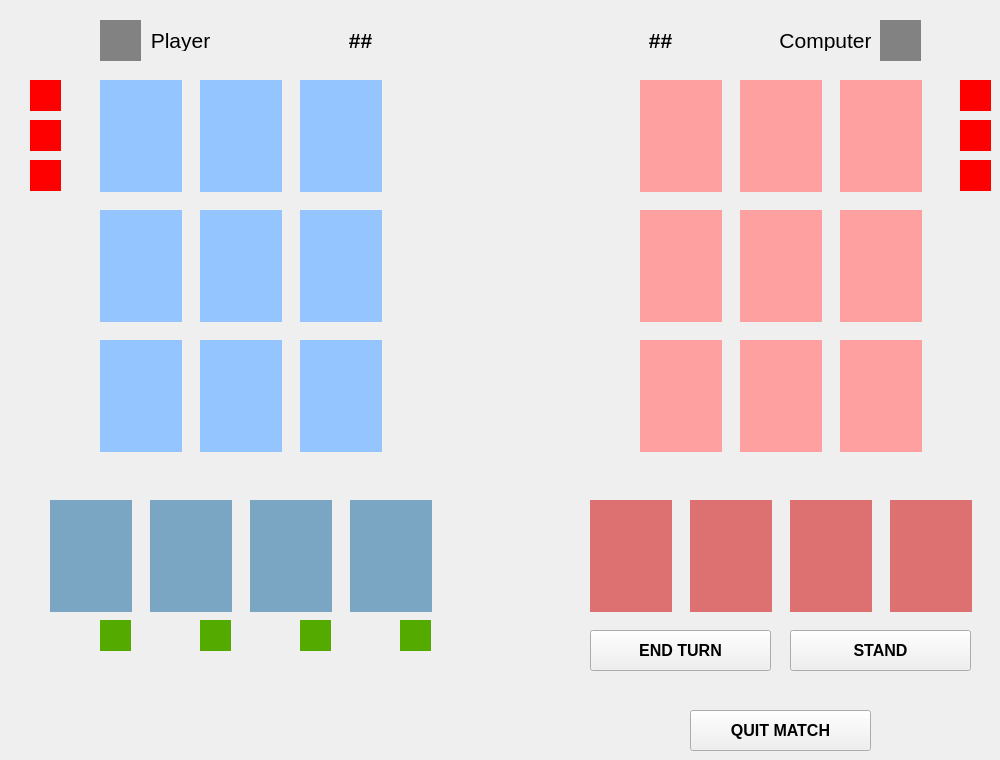
    <widget class="QWidget" name="game_screen">
     <widget class="QLabel" name="card_player_1">
      <property name="geometry">
       <rect>
        <x>100</x>
        <y>80</y>
        <width>82</width>
        <height>112</height>
       </rect>
      </property>
      <property name="styleSheet">
       <string notr="true">background-color: rgb(149, 197, 255);</string>
      </property>
      <property name="text">
       <string/>
      </property>
     </widget>
     <widget class="QLabel" name="card_player_2">
      <property name="geometry">
       <rect>
        <x>200</x>
        <y>80</y>
        <width>82</width>
        <height>112</height>
       </rect>
      </property>
      <property name="styleSheet">
       <string notr="true">background-color: rgb(149, 197, 255);</string>
      </property>
      <property name="text">
       <string/>
      </property>
     </widget>
     <widget class="QLabel" name="card_player_3">
      <property name="geometry">
       <rect>
        <x>300</x>
        <y>80</y>
        <width>82</width>
        <height>112</height>
       </rect>
      </property>
      <property name="styleSheet">
       <string notr="true">background-color: rgb(149, 197, 255);</string>
      </property>
      <property name="text">
       <string/>
      </property>
     </widget>
     <widget class="QLabel" name="card_player_4">
      <property name="geometry">
       <rect>
        <x>100</x>
        <y>210</y>
        <width>82</width>
        <height>112</height>
       </rect>
      </property>
      <property name="styleSheet">
       <string notr="true">background-color: rgb(149, 197, 255);</string>
      </property>
      <property name="text">
       <string/>
      </property>
     </widget>
     <widget class="QLabel" name="card_player_5">
      <property name="geometry">
       <rect>
        <x>200</x>
        <y>210</y>
        <width>82</width>
        <height>112</height>
       </rect>
      </property>
      <property name="styleSheet">
       <string notr="true">background-color: rgb(149, 197, 255);</string>
      </property>
      <property name="text">
       <string/>
      </property>
     </widget>
     <widget class="QLabel" name="card_player_6">
      <property name="geometry">
       <rect>
        <x>300</x>
        <y>210</y>
        <width>82</width>
        <height>112</height>
       </rect>
      </property>
      <property name="styleSheet">
       <string notr="true">background-color: rgb(149, 197, 255);</string>
      </property>
      <property name="text">
       <string/>
      </property>
     </widget>
     <widget class="QLabel" name="card_player_7">
      <property name="geometry">
       <rect>
        <x>100</x>
        <y>340</y>
        <width>82</width>
        <height>112</height>
       </rect>
      </property>
      <property name="styleSheet">
       <string notr="true">background-color: rgb(149, 197, 255);</string>
      </property>
      <property name="text">
       <string/>
      </property>
     </widget>
     <widget class="QLabel" name="card_player_8">
      <property name="geometry">
       <rect>
        <x>200</x>
        <y>340</y>
        <width>82</width>
        <height>112</height>
       </rect>
      </property>
      <property name="styleSheet">
       <string notr="true">background-color: rgb(149, 197, 255);</string>
      </property>
      <property name="text">
       <string/>
      </property>
     </widget>
     <widget class="QLabel" name="card_player_9">
      <property name="geometry">
       <rect>
        <x>300</x>
        <y>340</y>
        <width>82</width>
        <height>112</height>
       </rect>
      </property>
      <property name="styleSheet">
       <string notr="true">background-color: rgb(149, 197, 255);</string>
      </property>
      <property name="text">
       <string/>
      </property>
     </widget>
     <widget class="QLabel" name="card_computer_3">
      <property name="geometry">
       <rect>
        <x>840</x>
        <y>80</y>
        <width>82</width>
        <height>112</height>
       </rect>
      </property>
      <property name="styleSheet">
       <string notr="true">background-color: rgb(255, 160, 160);</string>
      </property>
      <property name="text">
       <string/>
      </property>
     </widget>
     <widget class="QLabel" name="card_computer_7">
      <property name="geometry">
       <rect>
        <x>640</x>
        <y>340</y>
        <width>82</width>
        <height>112</height>
       </rect>
      </property>
      <property name="styleSheet">
       <string notr="true">background-color: rgb(255, 160, 160);</string>
      </property>
      <property name="text">
       <string/>
      </property>
     </widget>
     <widget class="QLabel" name="card_computer_8">
      <property name="geometry">
       <rect>
        <x>740</x>
        <y>340</y>
        <width>82</width>
        <height>112</height>
       </rect>
      </property>
      <property name="styleSheet">
       <string notr="true">background-color: rgb(255, 160, 160);</string>
      </property>
      <property name="text">
       <string/>
      </property>
     </widget>
     <widget class="QLabel" name="card_computer_6">
      <property name="geometry">
       <rect>
        <x>840</x>
        <y>210</y>
        <width>82</width>
        <height>112</height>
       </rect>
      </property>
      <property name="styleSheet">
       <string notr="true">background-color: rgb(255, 160, 160);</string>
      </property>
      <property name="text">
       <string/>
      </property>
     </widget>
     <widget class="QLabel" name="card_computer_2">
      <property name="geometry">
       <rect>
        <x>740</x>
        <y>80</y>
        <width>82</width>
        <height>112</height>
       </rect>
      </property>
      <property name="styleSheet">
       <string notr="true">background-color: rgb(255, 160, 160);</string>
      </property>
      <property name="text">
       <string/>
      </property>
     </widget>
     <widget class="QLabel" name="card_computer_5">
      <property name="geometry">
       <rect>
        <x>740</x>
        <y>210</y>
        <width>82</width>
        <height>112</height>
       </rect>
      </property>
      <property name="styleSheet">
       <string notr="true">background-color: rgb(255, 160, 160);</string>
      </property>
      <property name="text">
       <string/>
      </property>
     </widget>
     <widget class="QLabel" name="card_computer_4">
      <property name="geometry">
       <rect>
        <x>640</x>
        <y>210</y>
        <width>82</width>
        <height>112</height>
       </rect>
      </property>
      <property name="styleSheet">
       <string notr="true">background-color: rgb(255, 160, 160);</string>
      </property>
      <property name="text">
       <string/>
      </property>
     </widget>
     <widget class="QLabel" name="card_computer_1">
      <property name="geometry">
       <rect>
        <x>640</x>
        <y>80</y>
        <width>82</width>
        <height>112</height>
       </rect>
      </property>
      <property name="styleSheet">
       <string notr="true">background-color: rgb(255, 160, 160);</string>
      </property>
      <property name="text">
       <string/>
      </property>
     </widget>
     <widget class="QLabel" name="card_computer_9">
      <property name="geometry">
       <rect>
        <x>840</x>
        <y>340</y>
        <width>82</width>
        <height>112</height>
       </rect>
      </property>
      <property name="styleSheet">
       <string notr="true">background-color: rgb(255, 160, 160);</string>
      </property>
      <property name="text">
       <string/>
      </property>
     </widget>
     <widget class="QLabel" name="hand_player_1">
      <property name="geometry">
       <rect>
        <x>50</x>
        <y>500</y>
        <width>82</width>
        <height>112</height>
       </rect>
      </property>
      <property name="styleSheet">
       <string notr="true">background-color: rgb(122, 166, 195);</string>
      </property>
      <property name="text">
       <string/>
      </property>
     </widget>
     <widget class="QLabel" name="hand_player_2">
      <property name="geometry">
       <rect>
        <x>150</x>
        <y>500</y>
        <width>82</width>
        <height>112</height>
       </rect>
      </property>
      <property name="styleSheet">
       <string notr="true">background-color: rgb(122, 166, 195);</string>
      </property>
      <property name="text">
       <string/>
      </property>
     </widget>
     <widget class="QLabel" name="hand_player_3">
      <property name="geometry">
       <rect>
        <x>250</x>
        <y>500</y>
        <width>82</width>
        <height>112</height>
       </rect>
      </property>
      <property name="styleSheet">
       <string notr="true">background-color: rgb(122, 166, 195);</string>
      </property>
      <property name="text">
       <string/>
      </property>
     </widget>
     <widget class="QLabel" name="hand_player_4">
      <property name="geometry">
       <rect>
        <x>350</x>
        <y>500</y>
        <width>82</width>
        <height>112</height>
       </rect>
      </property>
      <property name="styleSheet">
       <string notr="true">background-color: rgb(122, 166, 195);</string>
      </property>
      <property name="text">
       <string/>
      </property>
     </widget>
     <widget class="QLabel" name="hand_computer_1">
      <property name="geometry">
       <rect>
        <x>590</x>
        <y>500</y>
        <width>82</width>
        <height>112</height>
       </rect>
      </property>
      <property name="styleSheet">
       <string notr="true">background-color: rgb(221, 112, 112);</string>
      </property>
      <property name="text">
       <string/>
      </property>
     </widget>
     <widget class="QLabel" name="hand_computer_2">
      <property name="geometry">
       <rect>
        <x>690</x>
        <y>500</y>
        <width>82</width>
        <height>112</height>
       </rect>
      </property>
      <property name="styleSheet">
       <string notr="true">background-color: rgb(221, 112, 112);</string>
      </property>
      <property name="text">
       <string/>
      </property>
     </widget>
     <widget class="QLabel" name="hand_computer_3">
      <property name="geometry">
       <rect>
        <x>790</x>
        <y>500</y>
        <width>82</width>
        <height>112</height>
       </rect>
      </property>
      <property name="styleSheet">
       <string notr="true">background-color: rgb(221, 112, 112);</string>
      </property>
      <property name="text">
       <string/>
      </property>
     </widget>
     <widget class="QLabel" name="hand_computer_4">
      <property name="geometry">
       <rect>
        <x>890</x>
        <y>500</y>
        <width>82</width>
        <height>112</height>
       </rect>
      </property>
      <property name="styleSheet">
       <string notr="true">background-color: rgb(221, 112, 112);</string>
      </property>
      <property name="text">
       <string/>
      </property>
     </widget>
     <widget class="QLabel" name="hand_flip_1">
      <property name="geometry">
       <rect>
        <x>100</x>
        <y>620</y>
        <width>31</width>
        <height>31</height>
       </rect>
      </property>
      <property name="styleSheet">
       <string notr="true">background-color: rgb(85, 170, 0);</string>
      </property>
      <property name="text">
       <string/>
      </property>
     </widget>
     <widget class="QLabel" name="hand_flip_2">
      <property name="geometry">
       <rect>
        <x>200</x>
        <y>620</y>
        <width>31</width>
        <height>31</height>
       </rect>
      </property>
      <property name="styleSheet">
       <string notr="true">background-color: rgb(85, 170, 0);</string>
      </property>
      <property name="text">
       <string/>
      </property>
     </widget>
     <widget class="QLabel" name="hand_flip_3">
      <property name="geometry">
       <rect>
        <x>300</x>
        <y>620</y>
        <width>31</width>
        <height>31</height>
       </rect>
      </property>
      <property name="styleSheet">
       <string notr="true">background-color: rgb(85, 170, 0);</string>
      </property>
      <property name="text">
       <string/>
      </property>
     </widget>
     <widget class="QLabel" name="hand_flip_4">
      <property name="geometry">
       <rect>
        <x>400</x>
        <y>620</y>
        <width>31</width>
        <height>31</height>
       </rect>
      </property>
      <property name="styleSheet">
       <string notr="true">background-color: rgb(85, 170, 0);</string>
      </property>
      <property name="text">
       <string/>
      </property>
     </widget>
     <widget class="QPushButton" name="btn_end_turn">
      <property name="geometry">
       <rect>
        <x>590</x>
        <y>630</y>
        <width>181</width>
        <height>41</height>
       </rect>
      </property>
      <property name="font">
       <font>
        <family>Arial</family>
        <pointsize>12</pointsize>
        <weight>75</weight>
        <bold>true</bold>
       </font>
      </property>
      <property name="text">
       <string>END TURN</string>
      </property>
     </widget>
     <widget class="QPushButton" name="btn_stand">
      <property name="geometry">
       <rect>
        <x>790</x>
        <y>630</y>
        <width>181</width>
        <height>41</height>
       </rect>
      </property>
      <property name="font">
       <font>
        <family>Arial</family>
        <pointsize>12</pointsize>
        <weight>75</weight>
        <bold>true</bold>
       </font>
      </property>
      <property name="text">
       <string>STAND</string>
      </property>
     </widget>
     <widget class="QPushButton" name="btn_quit_match">
      <property name="geometry">
       <rect>
        <x>690</x>
        <y>710</y>
        <width>181</width>
        <height>41</height>
       </rect>
      </property>
      <property name="font">
       <font>
        <family>Arial</family>
        <pointsize>12</pointsize>
        <weight>75</weight>
        <bold>true</bold>
       </font>
      </property>
      <property name="text">
       <string>QUIT MATCH</string>
      </property>
     </widget>
     <widget class="QLabel" name="set_player_1">
      <property name="geometry">
       <rect>
        <x>30</x>
        <y>80</y>
        <width>31</width>
        <height>31</height>
       </rect>
      </property>
      <property name="styleSheet">
       <string notr="true">background-color: rgb(255, 0, 0);</string>
      </property>
      <property name="text">
       <string/>
      </property>
     </widget>
     <widget class="QLabel" name="score_player">
      <property name="geometry">
       <rect>
        <x>340</x>
        <y>30</y>
        <width>41</width>
        <height>21</height>
       </rect>
      </property>
      <property name="font">
       <font>
        <pointsize>16</pointsize>
        <weight>75</weight>
        <bold>true</bold>
       </font>
      </property>
      <property name="text">
       <string>##</string>
      </property>
      <property name="alignment">
       <set>Qt::AlignCenter</set>
      </property>
     </widget>
     <widget class="QLabel" name="score_computer">
      <property name="geometry">
       <rect>
        <x>640</x>
        <y>30</y>
        <width>41</width>
        <height>21</height>
       </rect>
      </property>
      <property name="font">
       <font>
        <pointsize>16</pointsize>
        <weight>75</weight>
        <bold>true</bold>
       </font>
      </property>
      <property name="text">
       <string>##</string>
      </property>
      <property name="alignment">
       <set>Qt::AlignCenter</set>
      </property>
     </widget>
     <widget class="QLabel" name="set_player_2">
      <property name="geometry">
       <rect>
        <x>30</x>
        <y>120</y>
        <width>31</width>
        <height>31</height>
       </rect>
      </property>
      <property name="styleSheet">
       <string notr="true">background-color: rgb(255, 0, 0);</string>
      </property>
      <property name="text">
       <string/>
      </property>
     </widget>
     <widget class="QLabel" name="set_player_3">
      <property name="geometry">
       <rect>
        <x>30</x>
        <y>160</y>
        <width>31</width>
        <height>31</height>
       </rect>
      </property>
      <property name="styleSheet">
       <string notr="true">background-color: rgb(255, 0, 0);</string>
      </property>
      <property name="text">
       <string/>
      </property>
     </widget>
     <widget class="QLabel" name="set_computer_1">
      <property name="geometry">
       <rect>
        <x>960</x>
        <y>80</y>
        <width>31</width>
        <height>31</height>
       </rect>
      </property>
      <property name="styleSheet">
       <string notr="true">background-color: rgb(255, 0, 0);</string>
      </property>
      <property name="text">
       <string/>
      </property>
     </widget>
     <widget class="QLabel" name="set_computer_2">
      <property name="enabled">
       <bool>true</bool>
      </property>
      <property name="geometry">
       <rect>
        <x>960</x>
        <y>120</y>
        <width>31</width>
        <height>31</height>
       </rect>
      </property>
      <property name="styleSheet">
       <string notr="true">background-color: rgb(255, 0, 0);</string>
      </property>
      <property name="text">
       <string/>
      </property>
     </widget>
     <widget class="QLabel" name="set_computer_3">
      <property name="enabled">
       <bool>true</bool>
      </property>
      <property name="geometry">
       <rect>
        <x>960</x>
        <y>160</y>
        <width>31</width>
        <height>31</height>
       </rect>
      </property>
      <property name="styleSheet">
       <string notr="true">background-color: rgb(255, 0, 0);</string>
      </property>
      <property name="text">
       <string/>
      </property>
     </widget>
     <widget class="QLabel" name="name_player">
      <property name="geometry">
       <rect>
        <x>150</x>
        <y>30</y>
        <width>61</width>
        <height>21</height>
       </rect>
      </property>
      <property name="font">
       <font>
        <pointsize>16</pointsize>
        <weight>50</weight>
        <italic>false</italic>
        <bold>false</bold>
       </font>
      </property>
      <property name="text">
       <string>Player</string>
      </property>
      <property name="alignment">
       <set>Qt::AlignCenter</set>
      </property>
     </widget>
     <widget class="QLabel" name="name_computer">
      <property name="geometry">
       <rect>
        <x>780</x>
        <y>30</y>
        <width>91</width>
        <height>21</height>
       </rect>
      </property>
      <property name="font">
       <font>
        <pointsize>16</pointsize>
        <weight>50</weight>
        <italic>false</italic>
        <bold>false</bold>
       </font>
      </property>
      <property name="text">
       <string>Computer</string>
      </property>
      <property name="alignment">
       <set>Qt::AlignCenter</set>
      </property>
     </widget>
     <widget class="QLabel" name="turn_player">
      <property name="geometry">
       <rect>
        <x>100</x>
        <y>20</y>
        <width>41</width>
        <height>41</height>
       </rect>
      </property>
      <property name="styleSheet">
       <string notr="true">background-color: rgb(130, 130, 130);</string>
      </property>
      <property name="text">
       <string/>
      </property>
     </widget>
     <widget class="QLabel" name="turn_computer">
      <property name="geometry">
       <rect>
        <x>880</x>
        <y>20</y>
        <width>41</width>
        <height>41</height>
       </rect>
      </property>
      <property name="styleSheet">
       <string notr="true">background-color: rgb(130, 130, 130);</string>
      </property>
      <property name="text">
       <string/>
      </property>
     </widget>
    </widget>
